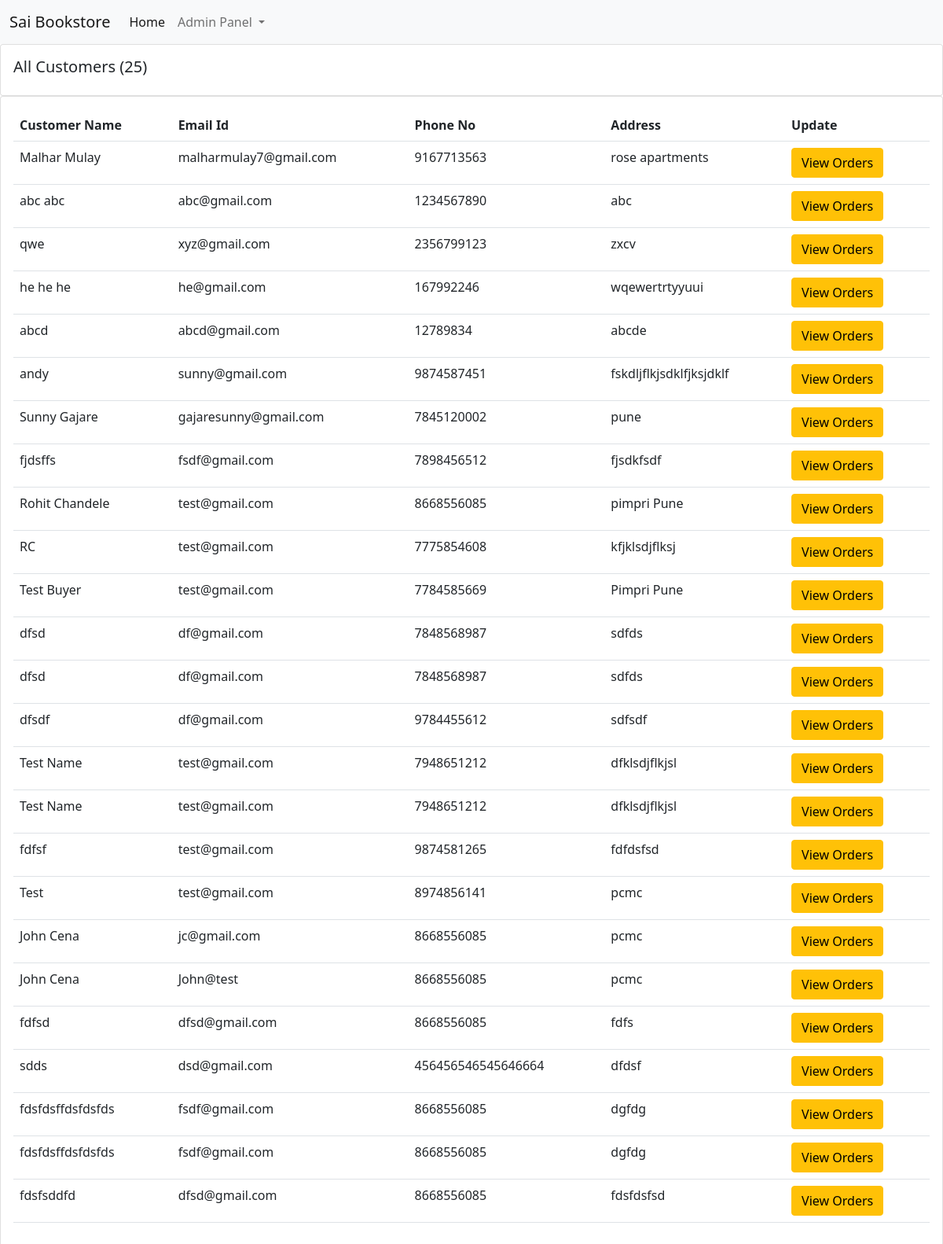
Page /customers_list/ on the earlier database version.
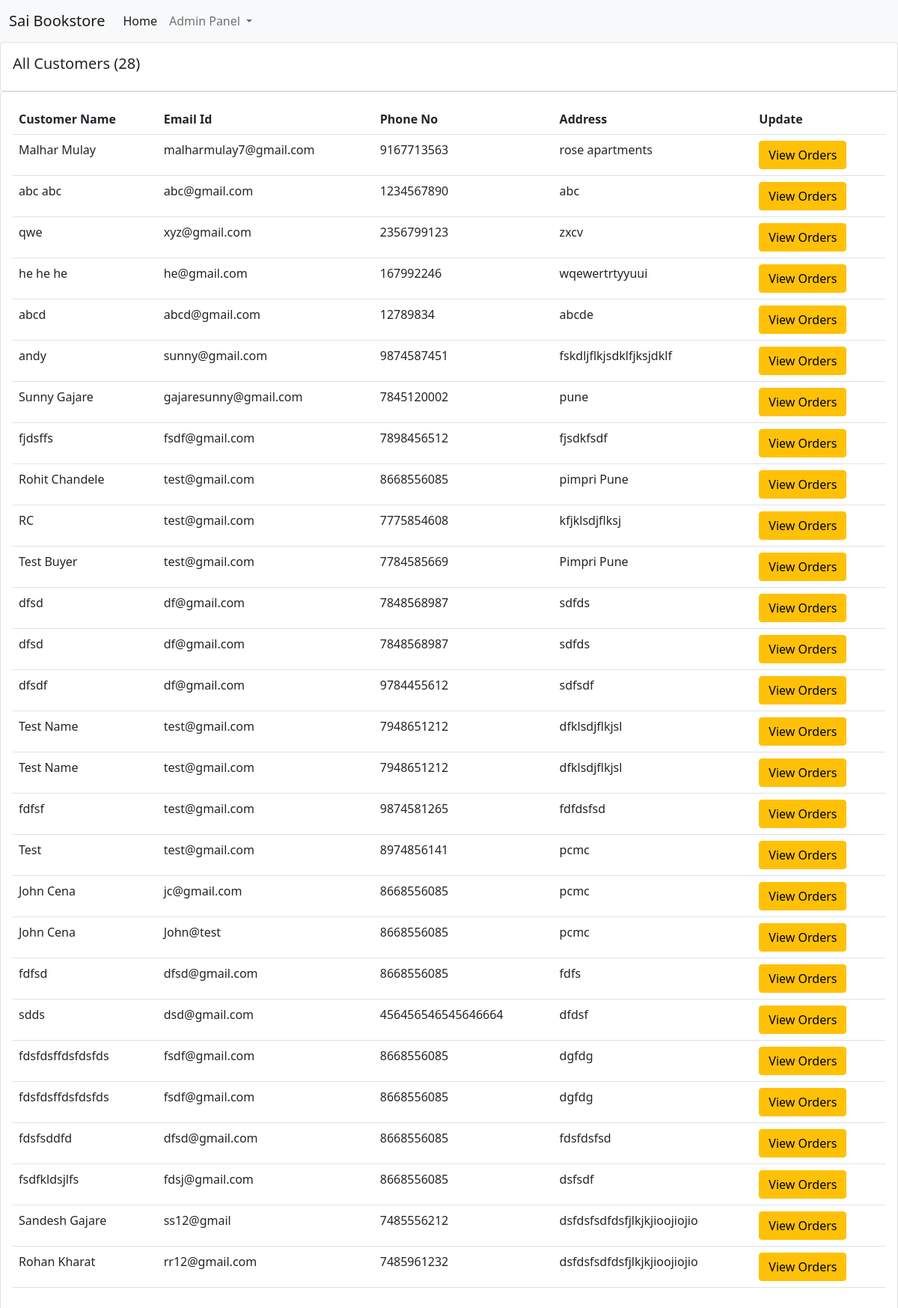
Same page on the later database version.
### books/models.py (models this page shows, shortened)
class Order(models.Model):
    user = models.ForeignKey(User, on_delete=models.CASCADE, default=1)
    items_json = models.CharField(max_length=5000, blank=True)
    price = models.IntegerField(default=0)
    name = models.CharField(max_length=100, blank=True)
    email = models.CharField(max_length=100, blank=True)
    address = models.CharField(max_length=100, default="")
    phone = models.CharField(max_length=100, blank=True)
    date = models.DateTimeField(auto_now_add=True)

### books/views.py (the view)
# urls.py: path("customers_list/", views.customers_list, name="customers_list"),
@transaction.atomic
def customers_list(request):
    customers = Order.objects.all()
    customer_count = customers.count()
    return render(request, "customers_list.html", {'customers':customers, 'customer_count':customer_count})

### books/templates/customers_list.html (shortened to what this page needs)
{% extends 'admin_navbar.html' %}
{% block body %}
      <div class="row">
        <div class="col-md">
          <div class="card card-body">
            <h5>All Customers ({{customer_count}})</h5>
          </div>
          <div class="card card-body">
            <table class="table">
              <tr>
                <th>Customer Name</th>
                <th>Email Id</th>
                <th>Phone No</th>
                <th>Address</th>
                <th>Update</th>
              </tr>
              {% for customer in customers %}
                <tr>
                  <td>{{customer.name}}</td>
                  <td>{{customer.email}}</td>
                  <td>{{customer.phone}}</td>
                  <td>{{customer.address}}</td>
                  <td><a href="/customers_list/orders_{{customer.id}}/" class="btn btn-warning">View Orders</a></td>
                </tr>
              {% endfor %}
            </table>
          </div>
        </div>
      </div>
      {% endblock %}

Differences in the rows shown:
added Order: name "fsdfkldsjlfs", email "fdsj@gmail.com", phone "8668556085", address "dsfsdf"
added Order: name "Sandesh Gajare", email "ss12@gmail", phone "7485556212", address "dsfdsfsdfdsfjlkjkjioojiojio"
added Order: name "Rohan Kharat", email "rr12@gmail.com", phone "7485961232", address "dsfdsfsdfdsfjlkjkjioojiojio"
Other differences:
{{ customer_count }}: "25" → "28"
